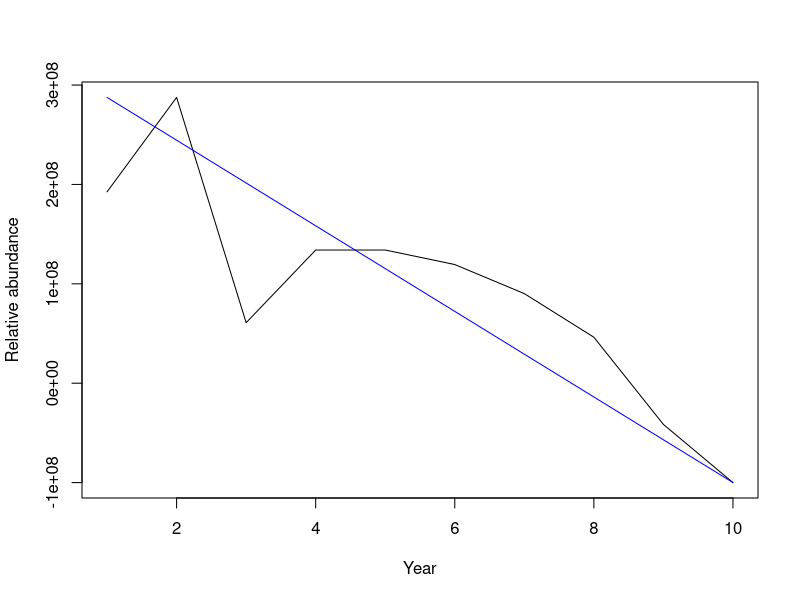
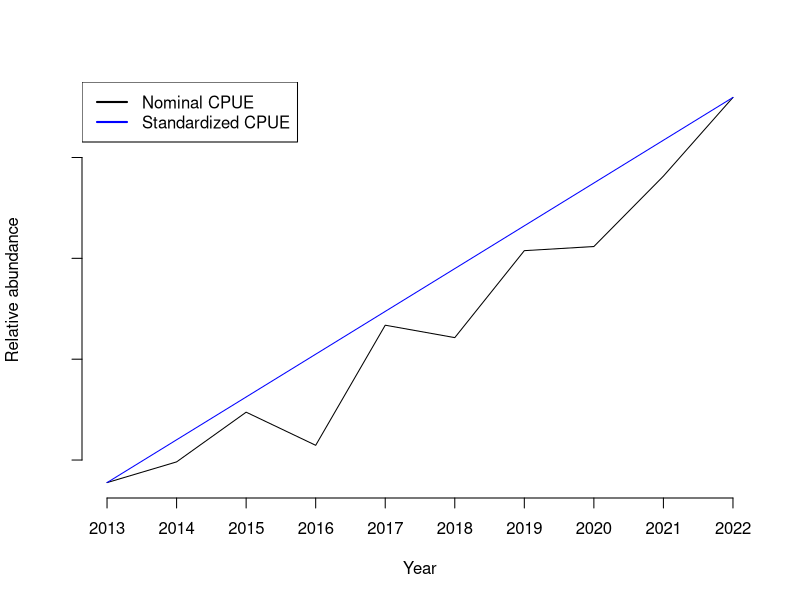

Write R code to recreate these figures, in order.
## ---- chunk 1
#| label: packages

library(tidyverse)
library(here)
## ---- chunk 2
#| label: calculate-standardiseed-CPUE

# load data
catch <- read.csv(here("00_raw_data", "nominalCPUE.csv"))

# estimate-standardised-CPUE
catch$nominal[catch$nominal <0] <- 0

plot(tapply(catch$nominal, catch$year, mean), type = "l",
     xlab = "Year",
     ylab = "Relative abundance",
     axes = F)
# par(new = T)
# plot(N, type = "l", lwd = 3, col = "lightgrey") # This line should show the estimated stock abundance

op <- glm(nominal ~ year + month + area, data = catch)
summary(op)

newdata <- expand.grid(year = c(2013:2022), 
                       month = c(1:12), 
                       area = c(1, 2))

# Create a new column to estimate catch amount for each row 
newdata$est <- predict(op, newdata)

par(new = T)
plot(tapply(newdata$est, newdata$year, mean), 
     type = "l", col = "blue",
     ylab = "",
     xlab = "")
## ---- chunk 3
#| label: exercise

# load-data
catch_02 <- read.csv(here("00_raw_data", "nominalCPUE2.csv"))

# estimate standardised CPUE
catch_02 <- catch_02 |> 
  mutate(nominal = ifelse(nominal <0, 0, nominal))

op <- glm(nominal ~ year + month + area, data = catch_02)
summary(op)

# plot annual nominal CPUE and standardised  CPUE
plot(tapply(catch_02
            $nominal, catch_02$year, mean), 
     type = "l",
     xlab = "Year",
     ylab = "Relative abundance",
     axes = F)

summary(catch_02)

newdata <- expand.grid(year = c(2013:2022), 
                       month = c(1:12), 
                       area = c(1, 2))

# Create a new column to estimate catch amount for each row 
newdata$est <- predict(op, newdata)

# PLot
par(new = T)
plot(tapply(newdata$est, newdata$year, mean), 
     type = "l", col = "blue",
     ylab = "",
     xlab = "",
     axes = F)
axis(side = 1, at = c(1:10), c(2013:2022))
axis(side = 2, labels = F)
legend("topleft", legend = c("Nominal CPUE", "Standardized CPUE"), col = c("black", "blue"), lwd = c(2,2))


